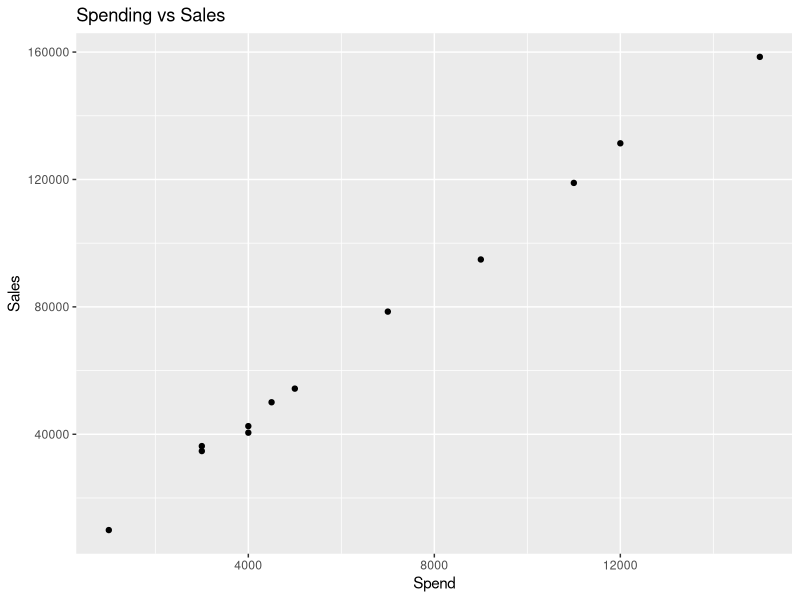
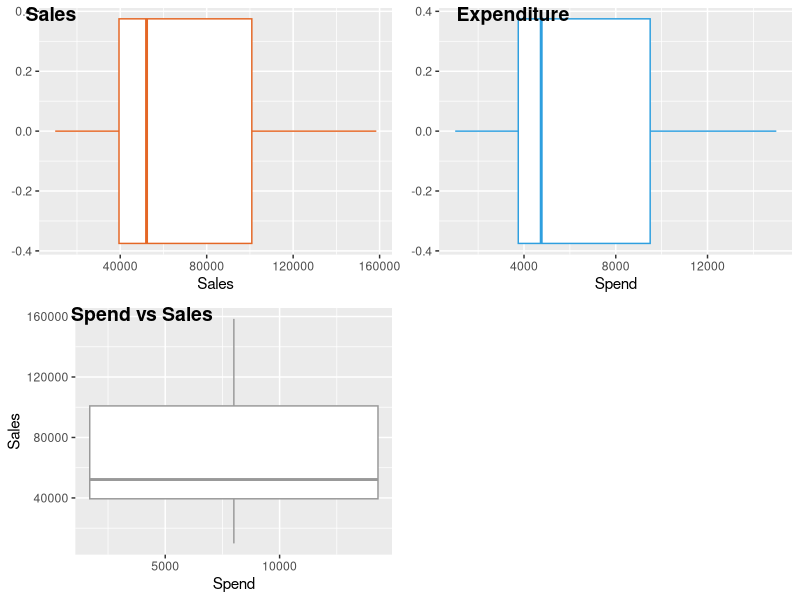
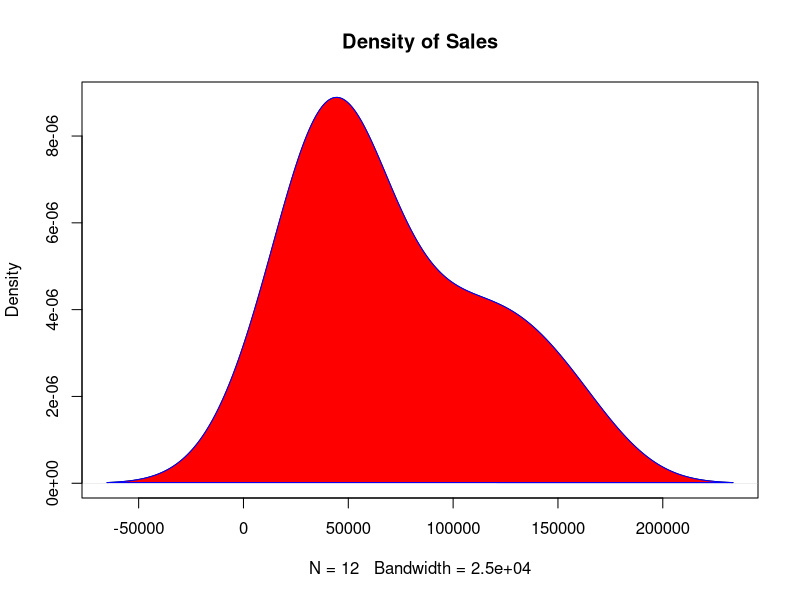
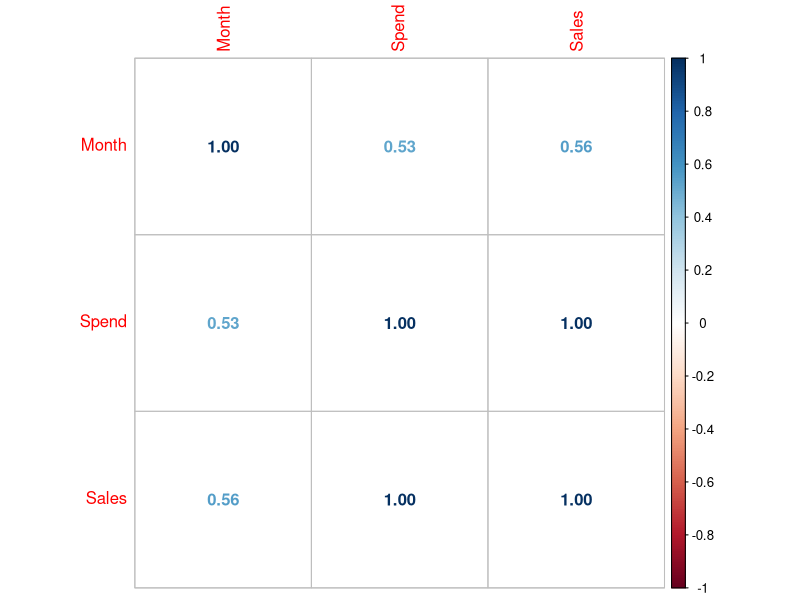
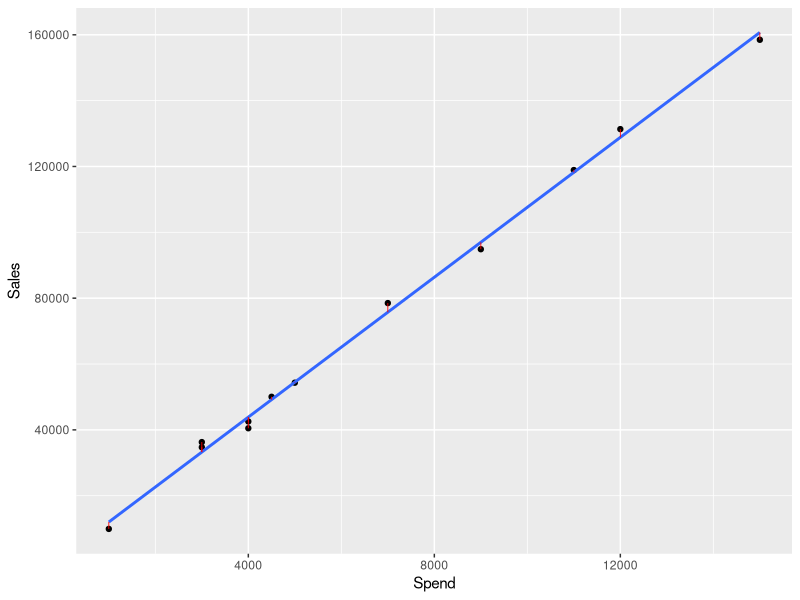
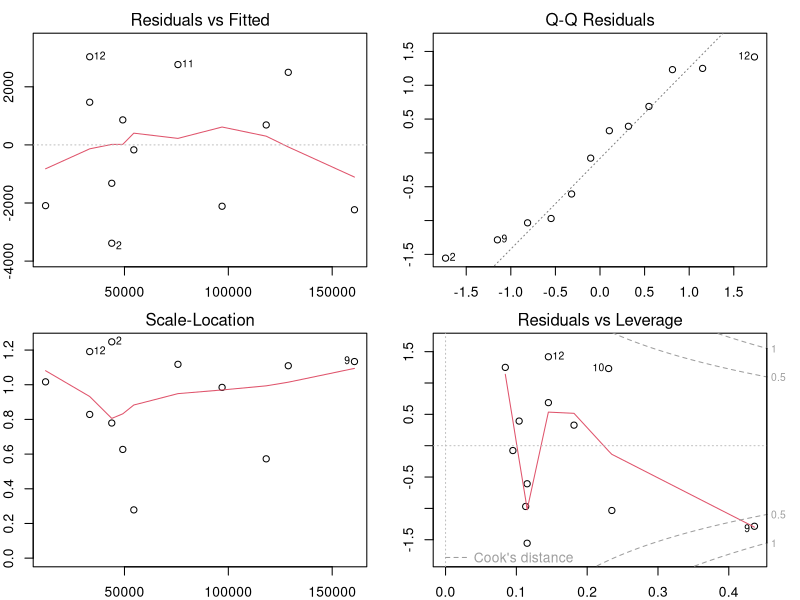

Write the R code that produced these figures, in order.
setwd("D:/USER/Desktop/R CLASS/EDA")
library(ggplot2)
library(ggpubr)
library(corrplot)

# Load the Data.
df <- read.csv("Budget.csv", header = TRUE)
head(df, n = 5)    # Viewing the first 5.


# Understanding the Data in df.
summary(df)


# Use Scatter Plots To Visualise The Relationship.
Spend_S <- ggplot(df, aes(Spend, y = Sales)) + geom_point() +
  ggtitle('Spending vs Sales')
Spend_S
## From the scatter plot below, it can be seen that most of the data points fall exactly on straight line. 


# Using BoxPlot To Check For Outliers.
sales <- ggplot(df, aes(x = Sales))
bx_sales <- sales + geom_boxplot(color = "#E46726")

spend <- ggplot(df, aes(x = Spend))
bx_spend <- spend + geom_boxplot(color = '#2E9FDF')

Sal_Spend <- ggplot(df, aes(x= Spend, y = Sales))
bx_SalSp <- Sal_Spend + geom_boxplot(color = '#999999')


figure <- ggarrange(bx_sales, bx_spend, bx_SalSp,
                    labels = c("Sales", "Expenditure", "Spend vs Sales"),
                    ncol = 2, nrow = 2)
figure


# Using Density Plot To Check If Response Variable Is Close To Normal.
Density_Sales <- density(df$Sales)
plot(Density_Sales, main="Density of Sales")
polygon(Density_Sales, col="red", border="blue")


# Checkthe Correlation Analysis.
## cor() computes the correlation coefficient
cor(df$Sales,df$Spend)
## cor.test() test for association/correlation between paired samples. It returns both the correlation coefficient and the significance level(or p-value) of the correlation.
cor.test(df$Sales,df$Spend)
## Correlation Matrix
M <- cor(df)
corrplot(M, method = "number")


# Build the Linear Regression Model.
## We build a model to predict sales on the basis of spending pattern.
model <- lm(Sales~Spend, data = df)
model
## Our regression equation is: y = 1383.47 + 10.627*x, 
## that is Sales = 1383.47 + 10.627*Spend.


# Here we calculate model summary as an object.
mod_summary <- summary(model)
mod_summary
estimate <- mod_summary$coefficients['Spend', 'Estimate']
std.error <- mod_summary$coefficients['Spend', 'Std. Error']
## t-statistics
t_val = estimate/std.error
t_val
# Using p-value Check For Statistical Significance.
p_value <- 2*pt(-abs(t_val), df = length(df$Sales)-1)
p_value
## Here since the p-value is 1.329412e-15 we can say that the 
## p-value is significantly less than 0.05.


# Capture the summary of the linear model
summary(model)
## Here we can also see that the significance stars at the end of the Spend variable row is 3 (***).
## Thus we can say that the linear model is statistically significant.


# Perform the Linear Diagnostics for the given data set
#### In R, you can easily augment your data to add fitted values 
#### and residuals by using the function augment() [broom package]. 
library(broom)
model.diag.metrics <- augment(model)
head(model.diag.metrics)

## Among the table columns, there are:
### * Spend: the amount spend for marketing.
### * Sales: the observed sale values.
### * .fitted: the fitted sale values.
### * .resid: the residual errors.

#### Plotting the residuals error (in red color) 
#### between observed values and the fitted regression line. 
ggplot(model.diag.metrics, aes(Spend, Sales)) +
  geom_point() +
  stat_smooth(method = lm, se = FALSE) +
  geom_segment(aes(xend = Spend, yend = .fitted), color = "red", size = 0.3)
#### Each vertical red segments represents the residual error 
#### between an observed sale value and the corresponding 
#### predicted (i.e. fitted) value.

par(mar=c(2,2,2,2), mfrow = c(2, 2))
plot(model)



# Create the training and test data (70:30)
set.seed(42) ## It ensures that you get the same result if you start with that same seed each time you run the same process. 

trainingRow <- sample(1:nrow(df), 0.7*nrow(df))
train <- df[trainingRow,]
train
test <- df[-trainingRow,]
test

# Fit the model on training data and predict sales on test data
Fit_Model <- lm(Sales~Spend, data = train)  #Building Model
pred_Model <- predict(Fit_Model, test)  #Predict Model
pred_Model
summary(Fit_Model)
